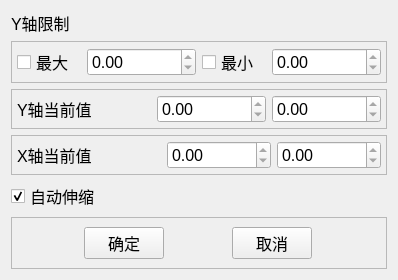
<?xml version="1.0" encoding="UTF-8"?>
<ui version="4.0">
 <class>setAxisWidget</class>
 <widget class="QWidget" name="setAxisWidget">
  <property name="geometry">
   <rect>
    <x>0</x>
    <y>0</y>
    <width>398</width>
    <height>260</height>
   </rect>
  </property>
  <property name="font">
   <font>
    <pointsize>12</pointsize>
   </font>
  </property>
  <property name="windowTitle">
   <string>Form</string>
  </property>
  <layout class="QVBoxLayout" name="verticalLayout">
   <item>
    <widget class="QLabel" name="label">
     <property name="text">
      <string>Y轴限制</string>
     </property>
    </widget>
   </item>
   <item>
    <widget class="QFrame" name="frame_2">
     <property name="frameShape">
      <enum>QFrame::StyledPanel</enum>
     </property>
     <property name="frameShadow">
      <enum>QFrame::Raised</enum>
     </property>
     <layout class="QHBoxLayout" name="horizontalLayout_2">
      <property name="leftMargin">
       <number>5</number>
      </property>
      <property name="topMargin">
       <number>5</number>
      </property>
      <property name="rightMargin">
       <number>5</number>
      </property>
      <property name="bottomMargin">
       <number>5</number>
      </property>
      <item>
       <widget class="QCheckBox" name="isMax">
        <property name="text">
         <string>最大</string>
        </property>
       </widget>
      </item>
      <item>
       <widget class="QDoubleSpinBox" name="YLimitMax">
        <property name="readOnly">
         <bool>true</bool>
        </property>
        <property name="minimum">
         <double>-9999999.000000000000000</double>
        </property>
        <property name="maximum">
         <double>99999999.000000000000000</double>
        </property>
       </widget>
      </item>
      <item>
       <widget class="QCheckBox" name="isMin">
        <property name="text">
         <string>最小</string>
        </property>
       </widget>
      </item>
      <item>
       <widget class="QDoubleSpinBox" name="YLimitMin">
        <property name="readOnly">
         <bool>true</bool>
        </property>
        <property name="minimum">
         <double>-9999999.000000000000000</double>
        </property>
        <property name="maximum">
         <double>99999999.000000000000000</double>
        </property>
       </widget>
      </item>
     </layout>
    </widget>
   </item>
   <item>
    <widget class="QFrame" name="frame">
     <property name="frameShape">
      <enum>QFrame::StyledPanel</enum>
     </property>
     <property name="frameShadow">
      <enum>QFrame::Raised</enum>
     </property>
     <layout class="QHBoxLayout" name="horizontalLayout">
      <property name="leftMargin">
       <number>5</number>
      </property>
      <property name="topMargin">
       <number>5</number>
      </property>
      <property name="rightMargin">
       <number>5</number>
      </property>
      <property name="bottomMargin">
       <number>5</number>
      </property>
      <item>
       <widget class="QLabel" name="label_2">
        <property name="text">
         <string>Y轴当前值</string>
        </property>
       </widget>
      </item>
      <item>
       <spacer name="horizontalSpacer_4">
        <property name="orientation">
         <enum>Qt::Horizontal</enum>
        </property>
        <property name="sizeHint" stdset="0">
         <size>
          <width>40</width>
          <height>20</height>
         </size>
        </property>
       </spacer>
      </item>
      <item>
       <widget class="QDoubleSpinBox" name="YValueMax">
        <property name="readOnly">
         <bool>true</bool>
        </property>
        <property name="minimum">
         <double>-9999999.000000000000000</double>
        </property>
        <property name="maximum">
         <double>99999999.000000000000000</double>
        </property>
       </widget>
      </item>
      <item>
       <widget class="QDoubleSpinBox" name="YValueMin">
        <property name="readOnly">
         <bool>true</bool>
        </property>
        <property name="minimum">
         <double>-9999999.000000000000000</double>
        </property>
        <property name="maximum">
         <double>99999999.000000000000000</double>
        </property>
       </widget>
      </item>
     </layout>
    </widget>
   </item>
   <item>
    <widget class="QFrame" name="frame_3">
     <property name="frameShape">
      <enum>QFrame::StyledPanel</enum>
     </property>
     <property name="frameShadow">
      <enum>QFrame::Raised</enum>
     </property>
     <layout class="QHBoxLayout" name="horizontalLayout_3">
      <property name="leftMargin">
       <number>5</number>
      </property>
      <property name="topMargin">
       <number>5</number>
      </property>
      <property name="rightMargin">
       <number>5</number>
      </property>
      <property name="bottomMargin">
       <number>5</number>
      </property>
      <item>
       <widget class="QLabel" name="label_3">
        <property name="text">
         <string>X轴当前值</string>
        </property>
       </widget>
      </item>
      <item>
       <spacer name="horizontalSpacer_5">
        <property name="orientation">
         <enum>Qt::Horizontal</enum>
        </property>
        <property name="sizeHint" stdset="0">
         <size>
          <width>40</width>
          <height>20</height>
         </size>
        </property>
       </spacer>
      </item>
      <item>
       <widget class="QDoubleSpinBox" name="XValueMax">
        <property name="readOnly">
         <bool>true</bool>
        </property>
        <property name="maximum">
         <double>99999999.000000000000000</double>
        </property>
        <property name="stepType">
         <enum>QAbstractSpinBox::DefaultStepType</enum>
        </property>
       </widget>
      </item>
      <item>
       <widget class="QDoubleSpinBox" name="XValueMin">
        <property name="readOnly">
         <bool>true</bool>
        </property>
        <property name="maximum">
         <double>99999999.000000000000000</double>
        </property>
       </widget>
      </item>
     </layout>
    </widget>
   </item>
   <item>
    <widget class="QCheckBox" name="autoSetBox">
     <property name="text">
      <string>自动伸缩</string>
     </property>
     <property name="checked">
      <bool>true</bool>
     </property>
    </widget>
   </item>
   <item>
    <spacer name="verticalSpacer">
     <property name="orientation">
      <enum>Qt::Vertical</enum>
     </property>
     <property name="sizeHint" stdset="0">
      <size>
       <width>20</width>
       <height>40</height>
      </size>
     </property>
    </spacer>
   </item>
   <item>
    <widget class="QFrame" name="frame_4">
     <property name="frameShape">
      <enum>QFrame::StyledPanel</enum>
     </property>
     <property name="frameShadow">
      <enum>QFrame::Raised</enum>
     </property>
     <layout class="QHBoxLayout" name="horizontalLayout_4">
      <item>
       <spacer name="horizontalSpacer_2">
        <property name="orientation">
         <enum>Qt::Horizontal</enum>
        </property>
        <property name="sizeHint" stdset="0">
         <size>
          <width>40</width>
          <height>20</height>
         </size>
        </property>
       </spacer>
      </item>
      <item>
       <widget class="QPushButton" name="pushButton">
        <property name="text">
         <string>确定</string>
        </property>
       </widget>
      </item>
      <item>
       <spacer name="horizontalSpacer">
        <property name="orientation">
         <enum>Qt::Horizontal</enum>
        </property>
        <property name="sizeHint" stdset="0">
         <size>
          <width>40</width>
          <height>20</height>
         </size>
        </property>
       </spacer>
      </item>
      <item>
       <widget class="QPushButton" name="pushButton_2">
        <property name="text">
         <string>取消</string>
        </property>
       </widget>
      </item>
      <item>
       <spacer name="horizontalSpacer_3">
        <property name="orientation">
         <enum>Qt::Horizontal</enum>
        </property>
        <property name="sizeHint" stdset="0">
         <size>
          <width>65</width>
          <height>20</height>
         </size>
        </property>
       </spacer>
      </item>
     </layout>
    </widget>
   </item>
  </layout>
 </widget>
 <resources/>
 <connections>
  <connection>
   <sender>pushButton</sender>
   <signal>clicked()</signal>
   <receiver>setAxisWidget</receiver>
   <slot>returnOk()</slot>
   <hints>
    <hint type="sourcelabel">
     <x>137</x>
     <y>227</y>
    </hint>
    <hint type="destinationlabel">
     <x>133</x>
     <y>259</y>
    </hint>
   </hints>
  </connection>
  <connection>
   <sender>isMax</sender>
   <signal>clicked(bool)</signal>
   <receiver>setAxisWidget</receiver>
   <slot>editMax(bool)</slot>
   <hints>
    <hint type="sourcelabel">
     <x>26</x>
     <y>54</y>
    </hint>
    <hint type="destinationlabel">
     <x>-110</x>
     <y>67</y>
    </hint>
   </hints>
  </connection>
  <connection>
   <sender>isMin</sender>
   <signal>clicked(bool)</signal>
   <receiver>setAxisWidget</receiver>
   <slot>editMin(bool)</slot>
   <hints>
    <hint type="sourcelabel">
     <x>225</x>
     <y>46</y>
    </hint>
    <hint type="destinationlabel">
     <x>244</x>
     <y>-170</y>
    </hint>
   </hints>
  </connection>
  <connection>
   <sender>autoSetBox</sender>
   <signal>clicked(bool)</signal>
   <receiver>setAxisWidget</receiver>
   <slot>setAuto(bool)</slot>
   <hints>
    <hint type="sourcelabel">
     <x>36</x>
     <y>175</y>
    </hint>
    <hint type="destinationlabel">
     <x>-177</x>
     <y>214</y>
    </hint>
   </hints>
  </connection>
  <connection>
   <sender>pushButton_2</sender>
   <signal>clicked()</signal>
   <receiver>setAxisWidget</receiver>
   <slot>Close()</slot>
   <hints>
    <hint type="sourcelabel">
     <x>268</x>
     <y>225</y>
    </hint>
    <hint type="destinationlabel">
     <x>270</x>
     <y>314</y>
    </hint>
   </hints>
  </connection>
 </connections>
 <slots>
  <slot>returnOk()</slot>
  <slot>editMax(bool)</slot>
  <slot>editMin(bool)</slot>
  <slot>setAuto(bool)</slot>
  <slot>Close()</slot>
 </slots>
</ui>
